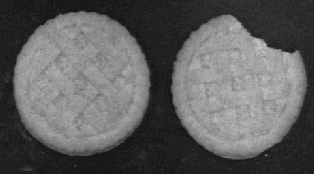
#> input picture img/cookies.png, 314 x 174 px, given in place of cookies.tif, which was not available
$ python problema3.py
#> lines starting #> are read from the running program, lines starting #| are printed output that depends on the picture; after the words box and inside, x2 and y2 are one past the last pixel; in counts of white or black regions, pixels touching at a corner belong together; pictures that were not available may be replaced by others from this repository, and a replacement may not be noted
import numpy as np
import cv2
import matplotlib.pyplot as plt
from funcoes import *

img = cv2.imread('img/cookies.tif')
#> img is the input picture: shape (174, 314, 3); min 16, max 205, mean 94.8
cv2.imshow('Original', cv2.resize(img, None, fx=2, fy=2))

_, binary = cv2.threshold(img, 105, 255, cv2.THRESH_BINARY)
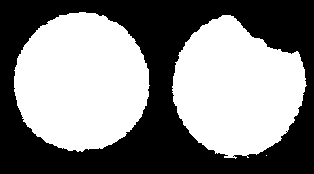
#> binary: shape (174, 314, 3); 52% white; 1 black region, box (x1, y1, x2, y2) and area: (0, 0, 314, 174) 26218
cv2.imshow('Binária', cv2.resize(binary, None, fx=2, fy=2))
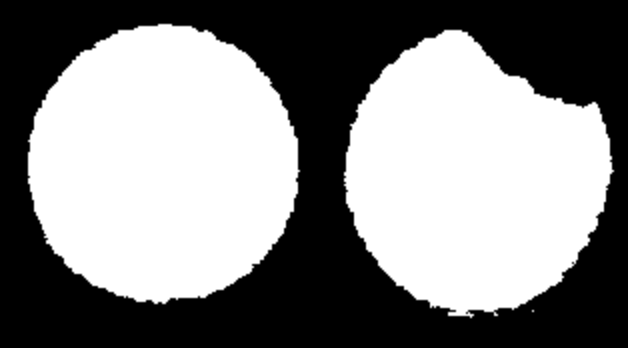
#> window 'Binária': shape (348, 628, 3); min 0, max 255, mean 132.6

# plt.imshow(binary)
# plt.show()

# Usa-se um kernel grande o suficiente para sumir com o cookie mordido
# porém pequeno o suficiente para não destruir completamente o cookie normal
kernel = cv2.getStructuringElement(cv2.MORPH_ELLIPSE, (118,118))
# Erode-se o cookie mordido completamente
removed = cv2.morphologyEx(binary, cv2.MORPH_ERODE, kernel)
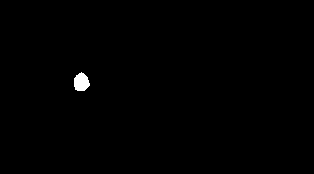
#> removed: shape (174, 314, 3); 0.42% white; 1 white region, box (x1, y1, x2, y2) and area: (74, 72, 90, 91) 227
cv2.imshow('Erodido cookie mordido', cv2.resize(removed, None, fx=2, fy=2))
# Dilata-se o cookie normal ao seu tamanho original
restored = cv2.morphologyEx(removed, cv2.MORPH_DILATE, kernel)
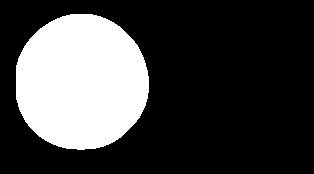
#> restored: shape (174, 314, 3); 26.3% white; 1 white region, box (x1, y1, x2, y2) and area: (16, 14, 149, 150) 14376
cv2.imshow('Dilatado cookie normal', cv2.resize(restored, None, fx=2, fy=2))
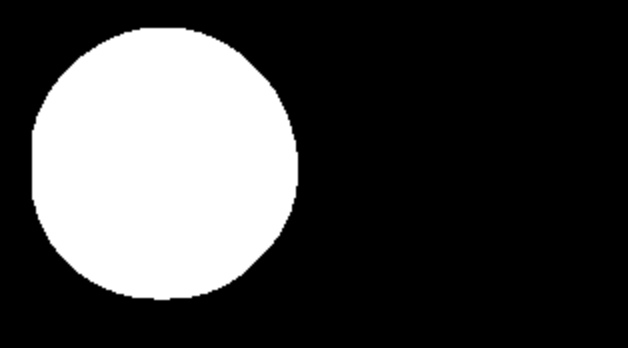
#> window 'Dilatado cookie normal': shape (348, 628, 3); min 0, max 255, mean 67.1

# Nota: isso é basicamente uma abertura

# Multiplica-se elemento a elemento a imagem original e a máscara obtida
result = img * restored
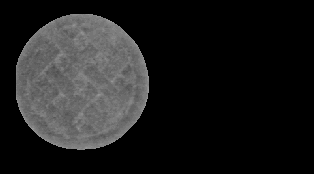
#> result: shape (174, 314, 3); min 0, max 158, mean 29.5
cv2.imshow('Obtido cookie normal', cv2.resize(result, None, fx=2, fy=2))
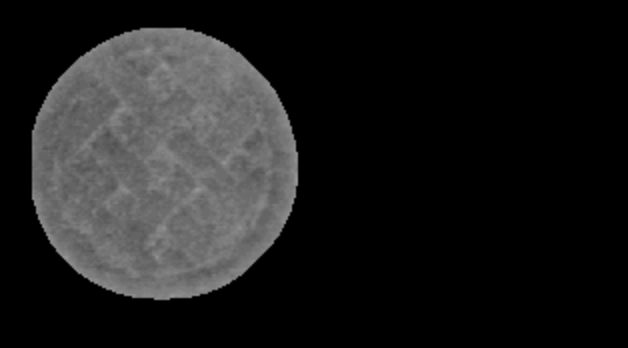
#> window 'Obtido cookie normal': shape (348, 628, 3); min 0, max 154, mean 29.6

# [5 lines of commented-out code are left out]

cv2.waitKey(0)
cv2.destroyAllWindows()
